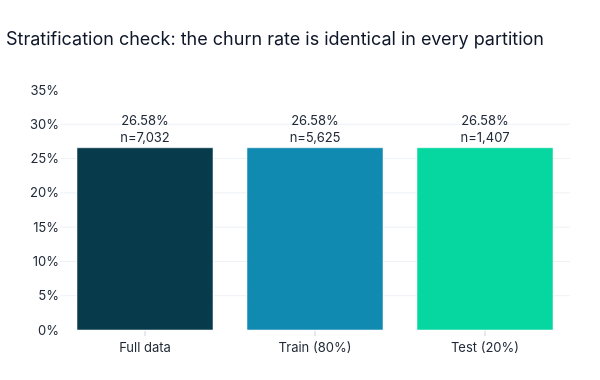

Notebook cell for this chart:
### Markdown cell above
## Step 2 — Train/test split (80/20, stratified, fixed seed)

**Why:** model selection and parameter estimation are done **only on the training set**. The test set is kept aside to measure honest out-of-sample performance (Agresti & Kateri discuss this in the context of evaluating classifiers, Ch. 8).

**Stratified** on `y` so both sets keep the same 26.6% churn rate; this matters with imbalanced classes because a random split could give a test set with noticeably more or fewer churners. `random_state = SEED` makes the split reproducible.

### Code cell
train, test = train_test_split(df, test_size=0.20, stratify=df["y"], random_state=SEED)

split_summary = pd.DataFrame({
    "n": [len(df), len(train), len(test)],
    "churners": [df.y.sum(), train.y.sum(), test.y.sum()],
    "churn rate": [df.y.mean(), train.y.mean(), test.y.mean()],
}, index=["Full data", "Train (80%)", "Test (20%)"])
display(split_summary)

fig = go.Figure(go.Bar(x=split_summary.index, y=split_summary["churn rate"],
                       marker_color=[PAL["dark"], PAL["stay"], PAL["green"]],
                       text=[f"{v:.2%}<br>n={n:,}" for v, n in zip(split_summary["churn rate"], split_summary["n"])],
                       textposition="outside"))
fig.update_layout(title="Stratification check: the churn rate is identical in every partition",
                  yaxis=dict(tickformat=".0%", range=[0, 0.35]), height=380, width=600)
fig.show()

### Figure 1 — Plotly figure (JSON) as saved in the notebook; plotly's stock layout.template omitted (floating-point values rounded to 4 significant figures)
{"data": [{"marker": {"color": ["#073B4C", "#118AB2", "#06D6A0"]}, "text": ["26.58%<br>n=7,032", "26.58%<br>n=5,625", "26.58%<br>n=1,407"], "textposition": "outside", "type": "bar", "x": ["Full data", "Train (80%)", "Test (20%)"], "y": [0.2658, 0.2658, 0.2658]}], "layout": {"height": 380, "title": {"text": "Stratification check: the churn rate is identical in every partition"}, "width": 600, "yaxis": {"range": [0, 0.35], "tickformat": ".0%"}}}
